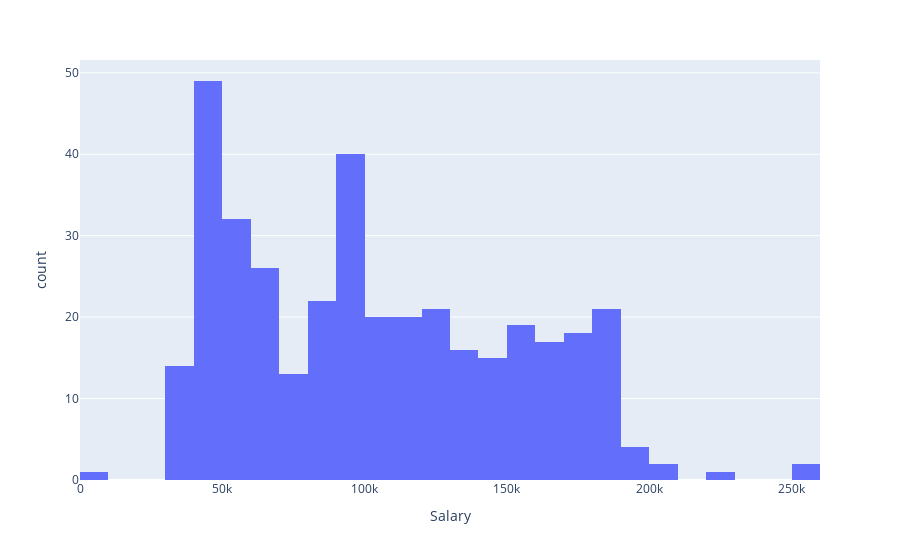

This figure's notebook cell:
### Code cell
salary_dist = px.histogram(data, x="Salary")
salary_dist.show()

### Figure 1 — Plotly figure (JSON) as saved in the notebook; plotly's stock layout.template omitted (floating-point values rounded to 4 significant figures; data arrays with more than 128 entries replaced by an {"elided": "..."} marker saying what was removed)
{"data": [{"alignmentgroup": "True", "bingroup": "x", "hovertemplate": "Salary=%{x}<br>count=%{y}<extra></extra>", "legendgroup": "", "marker": {"color": "#636efa", "pattern": {"shape": ""}}, "name": "", "offsetgroup": "", "orientation": "v", "showlegend": false, "type": "histogram", "x": {"elided": "375 int values"}, "xaxis": "x", "yaxis": "y"}], "layout": {"barmode": "relative", "legend": {"tracegroupgap": 0}, "margin": {"t": 60}, "xaxis": {"anchor": "y", "domain": [0, 1], "title": {"text": "Salary"}}, "yaxis": {"anchor": "x", "domain": [0, 1], "title": {"text": "count"}}}}
